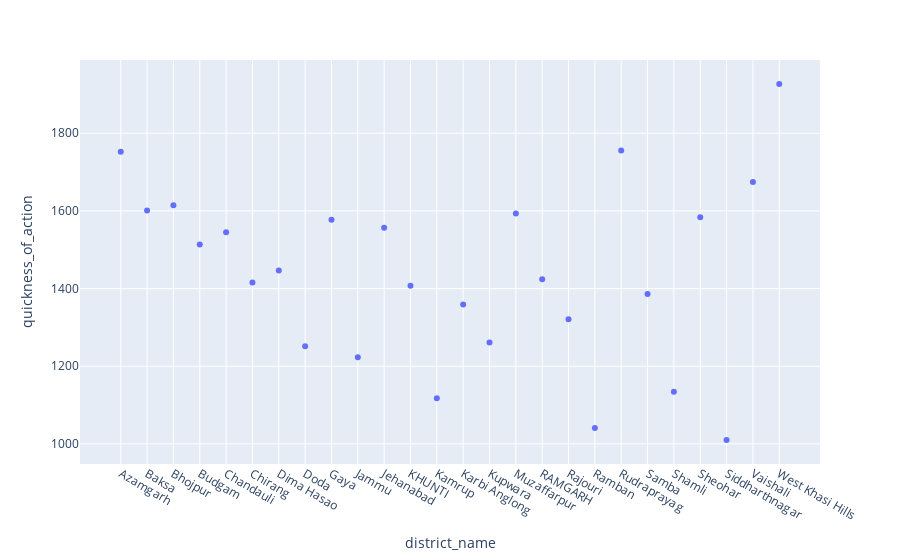

Notebook source saved alongside this figure:
### Code cell
px.scatter(avg_quickness_district, x="district_name", y="quickness_of_action")

### Figure 1 — Plotly figure (JSON) as saved in the notebook; plotly's stock layout.template omitted (floating-point values rounded to 4 significant figures)
{"data": [{"hovertemplate": "district_name=%{x}<br>quickness_of_action=%{y}<extra></extra>", "legendgroup": "", "marker": {"color": "#636efa", "symbol": "circle"}, "mode": "markers", "name": "", "orientation": "v", "showlegend": false, "x": ["Azamgarh", "Baksa", "Bhojpur", "Budgam", "Chandauli", "Chirang", "Dima Hasao", "Doda", "Gaya", "Jammu", "Jehanabad", "KHUNTI", "Kamrup", "Karbi Anglong", "Kupwara", "Muzaffarpur", "RAMGARH", "Rajouri", "Ramban", "Rudraprayag", "Samba", "Shamli", "Sheohar", "Siddharthnagar", "Vaishali", "West Khasi Hills"], "xaxis": "x", "y": [1752.0, 1601, 1614.0, 1514.0, 1545.0, 1416.0, 1447.0, 1251.0, 1577.0, 1223.0, 1557.0, 1407.0, 1117.0, 1359.0, 1261, 1594.0, 1424.0, 1321, 1041.0, 1756.0, 1386, 1134.0, 1584.0, 1010.0, 1675.0, 1927], "yaxis": "y", "type": "scatter"}], "layout": {"xaxis": {"anchor": "y", "domain": [0, 1], "title": {"text": "district_name"}, "type": "category", "range": [-1.586, 26.59], "autorange": true}, "yaxis": {"anchor": "x", "domain": [0, 1], "title": {"text": "quickness_of_action"}, "type": "linear", "range": [941.4, 1996.0], "autorange": true}, "legend": {"tracegroupgap": 0}, "margin": {"t": 60}, "autosize": true}}
